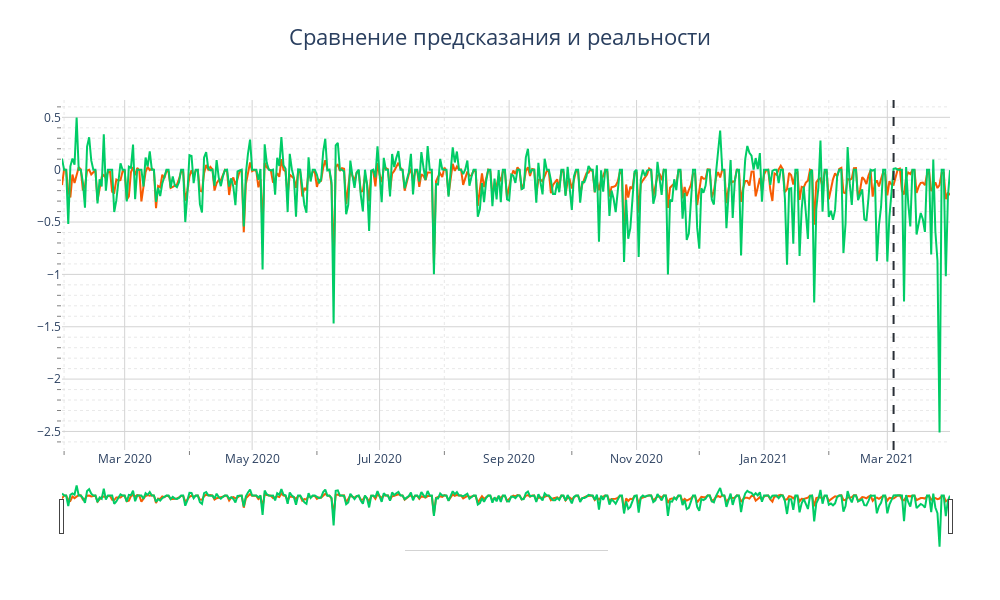

The notebook cell this image was saved under:
### Code cell
colors = ['#F75C03', '#00CC66']
print('Прерывистой линией отмечено начало тестового промежутка, который не участвовал в обучении')
plot_ts_plotly(
    [eval_df['y_pred'], eval_df['y_true']],
    title='Сравнение предсказания и реальности', 
    colors=colors, v_lines=[{'x': test_df.date.min(), 'label': 'Начало тестового промежутка'}]
)

### Figure 1 — Plotly figure (JSON) as saved in the notebook; plotly's stock layout.template omitted (floating-point values rounded to 4 significant figures; data arrays with more than 128 entries replaced by an {"elided": "..."} marker saying what was removed)
{"data": [{"hovertemplate": "<b>%{meta[0]}: %{y:.3f}</b><extra></extra>", "line": {"color": "#F75C03"}, "meta": ["y_pred"], "mode": "lines", "name": "y_pred", "type": "scatter", "x": {"elided": "426 str values"}, "y": {"elided": "426 float values"}}, {"hovertemplate": "<b>%{meta[0]}: %{y:.3f}</b><extra></extra>", "line": {"color": "#00CC66"}, "meta": ["y_true"], "mode": "lines", "name": "y_true", "type": "scatter", "x": {"elided": "426 str values"}, "y": {"elided": "426 float values"}}], "layout": {"height": 600, "hovermode": "x unified", "legend": {"bgcolor": "rgba(255, 255, 255, 0.8)", "bordercolor": "lightgray", "borderwidth": 1, "font": {"size": 12}, "itemsizing": "constant", "itemwidth": 50, "orientation": "h", "traceorder": "normal", "x": 0.5, "xanchor": "center", "y": -0.2, "yanchor": "top"}, "margin": {"b": 50, "l": 50, "r": 50, "t": 100}, "shapes": [{"line": {"color": "#292F36", "dash": "dash", "width": 2}, "type": "line", "x0": "2021-03-04 00:00:00", "x1": "2021-03-04 00:00:00", "xref": "x", "y0": 0, "y1": 1, "yref": "y domain"}], "title": {"font": {"size": 22}, "text": "Сравнение предсказания и реальности", "x": 0.5, "xanchor": "center", "y": 0.95, "yanchor": "top"}, "width": 1000, "xaxis": {"gridcolor": "lightgray", "gridwidth": 1, "minor": {"gridcolor": "rgba(211, 211, 211, 0.5)", "griddash": "dot", "showgrid": true, "tickcolor": "gray", "ticklen": 4}, "rangeslider": {"visible": true}, "showgrid": true, "title": {"text": ""}}, "yaxis": {"gridcolor": "lightgray", "gridwidth": 1, "minor": {"gridcolor": "rgba(211, 211, 211, 0.5)", "griddash": "dot", "showgrid": true, "tickcolor": "gray", "ticklen": 4}, "showgrid": true, "title": {"text": ""}}}}
